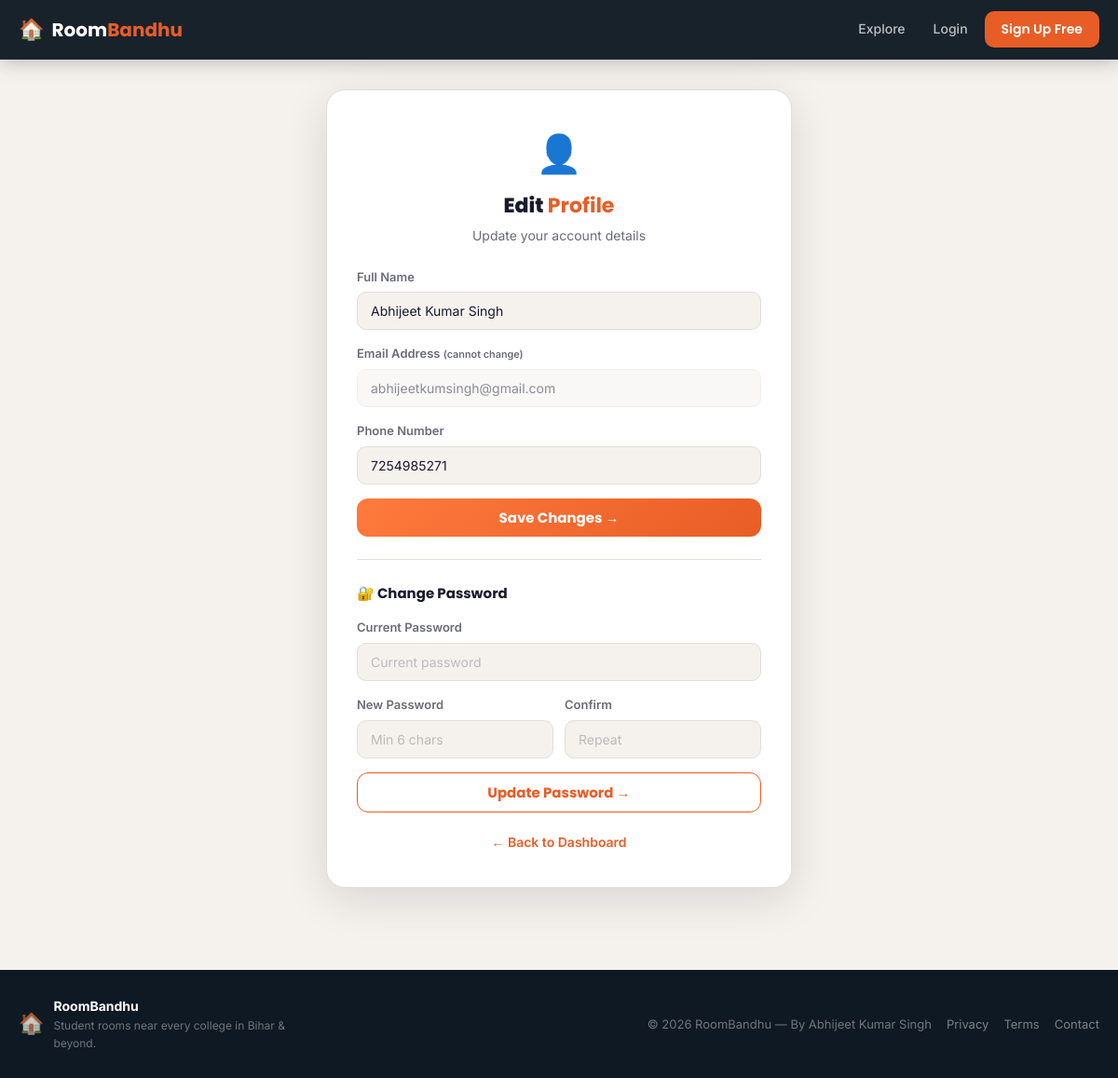
The app's page /profile/edit (signed in) with its own data.
### app.py (models this page shows)
class User(db.Model):
    __tablename__ = 'user'
    id          = db.Column(db.Integer, primary_key=True)
    name        = db.Column(db.String(100), nullable=False)
    email       = db.Column(db.String(120), unique=True, nullable=False, index=True)
    phone       = db.Column(db.String(15), nullable=True)
    password    = db.Column(db.String(256), nullable=True)        # nullable for Google users
    google_id   = db.Column(db.String(128), unique=True, nullable=True)
    avatar_url  = db.Column(db.String(300), nullable=True)
    is_active   = db.Column(db.Boolean, default=True, nullable=False)
    created_at  = db.Column(db.DateTime, default=datetime.utcnow)
    rooms       = db.relationship('Room',     backref='owner', lazy='select')
    wishlist    = db.relationship('Wishlist', backref='user',  lazy='select')
    reviews     = db.relationship('Review',   backref='user',  lazy='select')

### app.py (the view, shortened to what this page needs)
@app.route('/profile/edit', methods=['GET', 'POST'])
@login_required
def edit_profile():
    user = get_current_user()
    return render_template('edit_profile.html', user=user)

### app.py (called while the page is built)
def login_required(f):
    @wraps(f)
    def decorated(*args, **kwargs):
        if 'user_id' not in session:
            flash('Please login to continue', 'error')
            return redirect(url_for('login'))
        return f(*args, **kwargs)
    return decorated

def get_current_user():
    uid = session.get('user_id')
    if uid:
        return db.session.get(User, uid)
    return None

@app.context_processor
def globals():
    count = 0
    if 'user_id' in session:
        count = Wishlist.query.filter_by(user_id=session['user_id']).count()
    return {'wishlist_count': count}

### templates/edit_profile.html (shortened to what this page needs)
{% extends "base.html" %}
{% block content %}
<div class="auth-page">
  <div class="auth-card" style="max-width:500px">
    <div class="auth-logo">
      <span class="logo-icon">👤</span>
      <h2>Edit <b style="color:var(--accent)">Profile</b></h2>
      <p>Update your account details</p>
    </div>
    <form method="POST" action="/profile/edit" novalidate>
      <div class="form-group">
        <label>Full Name</label>
        <input type="text" name="name" class="form-control"
               value="{{ user.name }}" required>
      </div>
      <div class="form-group">
        <label>Email Address <small style="color:var(--muted)">(cannot change)</small></label>
        <input type="email" class="form-control" value="{{ user.email }}" disabled
               style="opacity:.5;cursor:not-allowed">
      </div>
      <div class="form-group">
        <label>Phone Number</label>
        <input type="tel" name="phone" class="form-control"
               value="{{ user.phone or '' }}"
               placeholder="9876543210" inputmode="numeric">
      </div>
      <button type="submit" class="btn btn-accent btn-lg btn-full">
        Save Changes →
      </button>
    </form>
    {% if user.password %}
    <hr style="margin:24px 0;border:none;border-top:1px solid var(--border)">
    <h4 style="font-family:var(--fh);font-size:15px;font-weight:700;margin-bottom:14px">
      🔐 Change Password
    </h4>
    <form method="POST" action="/profile/change-password" novalidate>
      <div class="form-group">
        <label>Current Password</label>
        <input type="password" name="current_password" class="form-control"
               placeholder="Current password" required>
      </div>
      <div class="form-row">
        <div class="form-group">
          <label>New Password</label>
          <input type="password" name="new_password" class="form-control"
                 placeholder="Min 6 chars" required minlength="6">
        </div>
        <div class="form-group">
          <label>Confirm</label>
          <input type="password" name="confirm_password" class="form-control"
                 placeholder="Repeat" required>
        </div>
      </div>
      <button type="submit" class="btn btn-outline btn-lg btn-full">
        Update Password →
      </button>
    </form>
    {% else %}
    <p style="font-size:13px;color:var(--muted);margin-top:18px;text-align:center">
      You signed in with Google — password change is not available.
    </p>
    {% endif %}
    <p style="text-align:center;margin-top:20px">
      <a href="{{ url_for('dashboard') }}"
         style="color:var(--accent);font-size:14px;font-weight:600">
        ← Back to Dashboard
      </a>
    </p>
  </div>
</div>
{% endblock %}

### static/css/style.css (style rules this page uses)
*, *::before, *::after { box-sizing: border-box; margin: 0; padding: 0; }
:root { --bg: #F5F2EE; --card: #FFFFFF; --nav: #0F1923; --accent: #E85D26; --accent-dk: #C94F1F; --accent2: #1D9E75; --text: #1A1A2E; --muted: #6B6B7A; --border: #E2DDD8; --tag-bg: #FFF0EB; --tag-text: #E85D26; --star: #F5A623; --green: #25D366; --shadow: 0 4px 24px rgba(0,0,0,0.08); --shadow-lg: 0 12px 48px rgba(0,0,0,0.12); --radius: 16px; --radius-sm: 10px; --fh: 'Poppins', sans-serif; --fb: 'Inter', sans-serif; --nav-h: 64px; }
html { scroll-behavior: smooth; -webkit-tap-highlight-color: transparent; }
body { background: var(--bg); font-family: var(--fb); color: var(--text); min-height: 100vh; line-height: 1.6; -webkit-font-smoothing: antialiased; font-size: 15px; }
a { color: inherit; text-decoration: none; }
button { cursor: pointer; font-family: var(--fb); }
.logo-icon { font-size: 22px; }
.btn { display: inline-flex; align-items: center; justify-content: center; gap: 5px; border: none; border-radius: 8px; padding: 8px 15px; font-size: 13px; font-weight: 600; font-family: var(--fb); cursor: pointer; transition: opacity 0.2s, transform 0.15s; white-space: nowrap; line-height: 1; }
.btn-accent { background: linear-gradient(135deg, #ff7a3d, var(--accent)); color: #fff; }
.btn-outline { background: transparent; color: var(--accent); border: 1.5px solid var(--accent); }
.btn-lg { padding: 13px 24px; font-size: 15px; font-family: var(--fh); font-weight: 700; border-radius: 12px; }
.btn-full { width: 100%; text-align: center; display: flex; }
.auth-page { min-height: calc(100vh - var(--nav-h)); display: flex; align-items: center; justify-content: center; padding: 32px 16px 48px; }
.auth-card { background: var(--card); border-radius: 20px; padding: 36px 32px; width: 100%; max-width: 440px; box-shadow: var(--shadow-lg); border: 1px solid var(--border); }
.auth-logo { text-align: center; margin-bottom: 22px; }
.auth-logo .logo-icon { font-size: 40px; display: block; margin-bottom: 6px; }
.auth-logo h2 { font-family: var(--fh); font-size: 22px; font-weight: 800; }
.auth-logo p { color: var(--muted); font-size: 14px; margin-top: 4px; }
.form-group { margin-bottom: 15px; }
.form-group label { display: block; font-size: 13px; font-weight: 600; color: var(--muted); margin-bottom: 6px; }
.form-control { width: 100%; padding: 11px 14px; border: 1.5px solid var(--border); border-radius: 10px; font-family: var(--fb); font-size: 14px; background: var(--bg); color: var(--text); outline: none; transition: border 0.2s, box-shadow 0.2s; -webkit-appearance: none; appearance: none; }
.form-control::placeholder { color: #bbb; }
.form-row { display: grid; grid-template-columns: 1fr 1fr; gap: 12px; }

### records on screen
User: name "Abhijeet Kumar Singh", email "abhijeetkumsingh@gmail.com", phone "7254985271"
